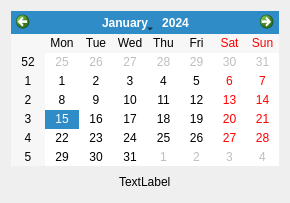
<ui version="4.0" >
 <class>myCalendar</class>
 <widget class="QWidget" name="myCalendar" >
  <property name="geometry" >
   <rect>
    <x>0</x>
    <y>0</y>
    <width>290</width>
    <height>203</height>
   </rect>
  </property>
  <layout class="QGridLayout" name="gridLayout" >
   <item row="0" column="0" >
    <layout class="QVBoxLayout" name="verticalLayout" >
     <item>
      <widget class="QCalendarWidget" name="calendarWidget" />
     </item>
     <item>
      <layout class="QHBoxLayout" name="horizontalLayout" >
       <item>
        <spacer name="horizontalSpacer" >
         <property name="orientation" >
          <enum>Qt::Horizontal</enum>
         </property>
         <property name="sizeHint" stdset="0" >
          <size>
           <width>40</width>
           <height>20</height>
          </size>
         </property>
        </spacer>
       </item>
       <item>
        <widget class="QLabel" name="myLabel" >
         <property name="text" >
          <string comment="KDE::DoNotExtract" >TextLabel</string>
         </property>
        </widget>
       </item>
       <item>
        <spacer name="horizontalSpacer_2" >
         <property name="orientation" >
          <enum>Qt::Horizontal</enum>
         </property>
         <property name="sizeHint" stdset="0" >
          <size>
           <width>40</width>
           <height>20</height>
          </size>
         </property>
        </spacer>
       </item>
      </layout>
     </item>
    </layout>
   </item>
  </layout>
 </widget>
 <resources/>
 <connections/>
</ui>
